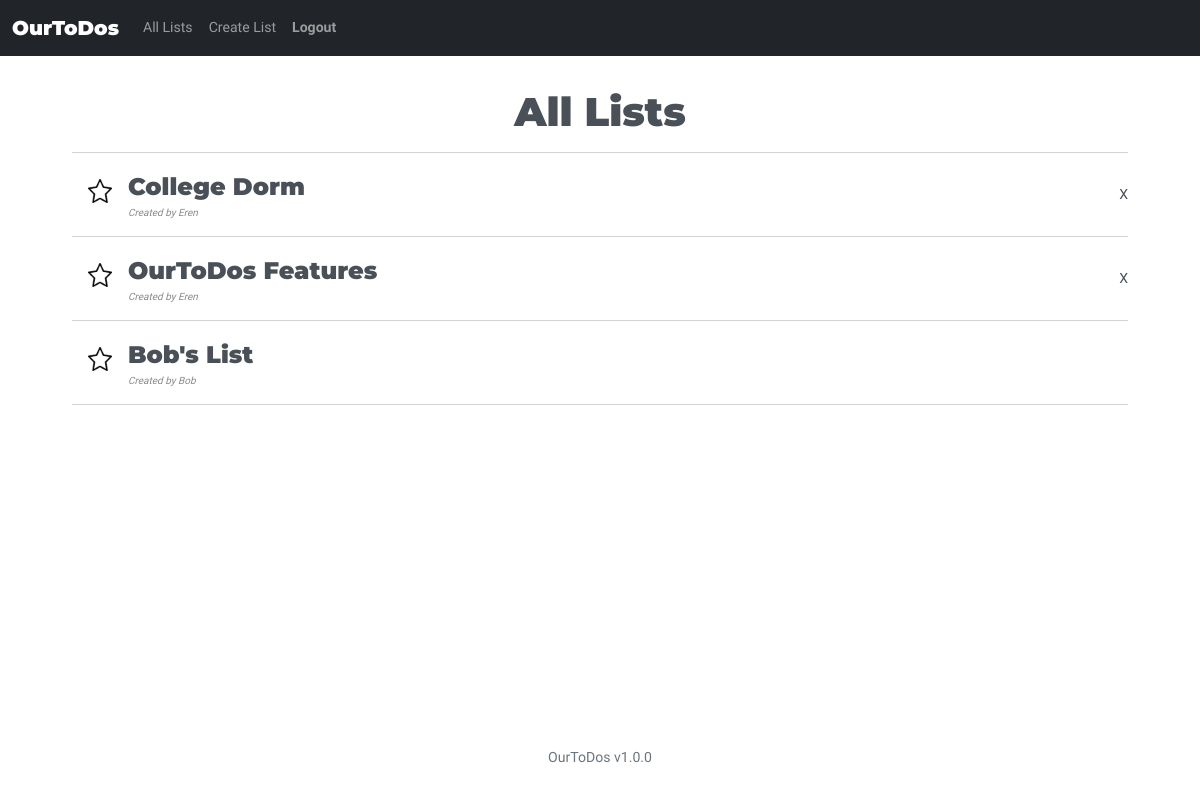
The app's page /alllist (signed in), older data.
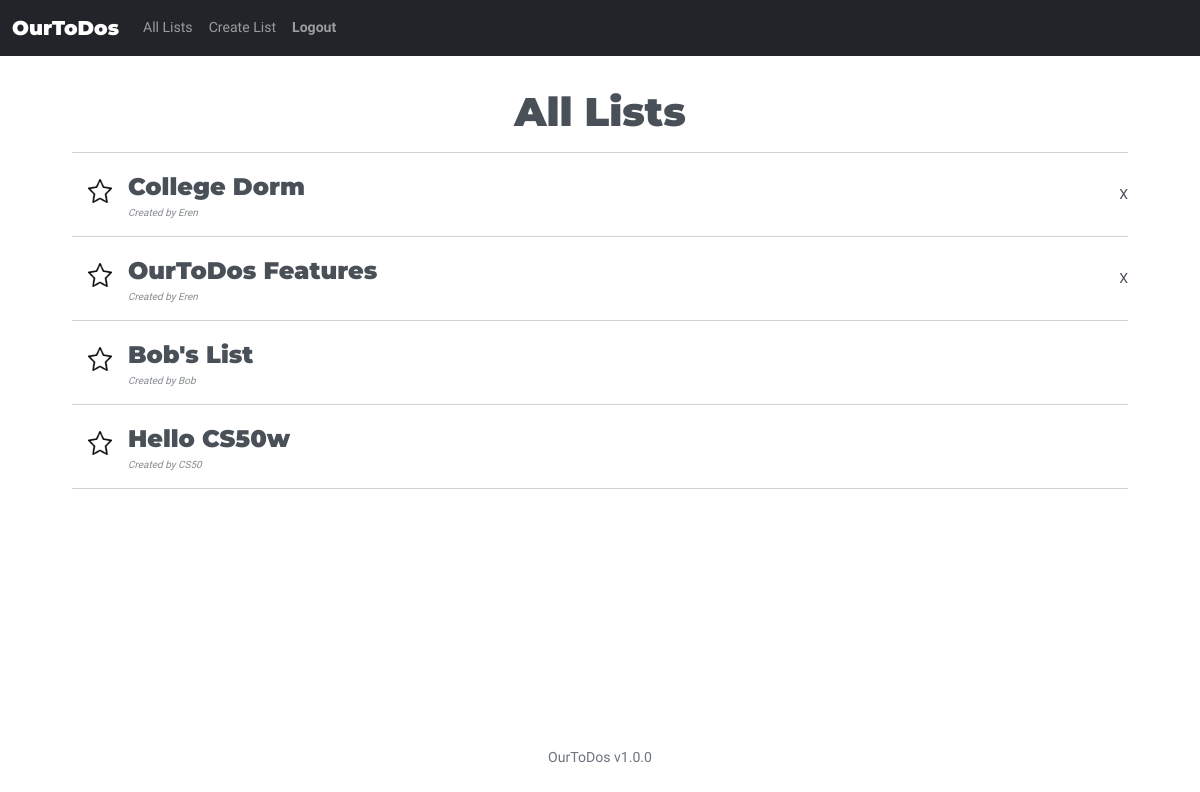
The same page, newer data.
### ourtodos/models.py (models this page shows, shortened)
class List(models.Model):
    title = models.CharField(max_length=120, default="Untitled List")
    owner = models.ForeignKey(User, on_delete=models.CASCADE, related_name="owner")

class User(AbstractUser):
    pass

### ourtodos/views.py (the view)
# urls.py: path("alllist", views.all, name="alllist"),
def all(request):
    if request.user.is_authenticated:
        user = request.user
        subscribedlists = Subscribed.objects.filter(subscribed=user)
        targetlists = []
        for item in subscribedlists:
            targetlists.append(List.objects.get(id=item.masterlist.id))
        return render(request, "ourtodos/alllist.html", {
            "lists": targetlists
        })
    else:
        return HttpResponseRedirect(reverse("login"))

### ourtodos/templates/ourtodos/alllist.html (shortened to what this page needs)
{% extends "ourtodos/layout.html" %}
{% block body %}
{% if user.is_authenticated %}
    <div style="display: block" class="list-list" id="list-list">
        <h1 style="text-align: center; margin-top: 1rem;">All Lists</h1>
        <hr>
        {% for list in lists %}
        <div class="widget-content p-0" id="list-{{ list.id }}">
            <div class="widget-content-wrapper" >
                <div class="widget-content-left mr-2">
                    <div class="custom-control" style="padding-left:0">
                        {% load static %}
                        <span style="font-size: 1.5rem" id="star-{{ list.id }}" onclick="pinTask('{{ list.id }}')" class="pinnedTask">
                            <img src="{% static 'emptyStar.png' %}" alt="star" class="star"/>
                        </span>
                    </div>
                </div>
                <div class="widget-content-left" onclick="load('{{ list.id }}')">
                    <div id="taskitem-{{ list.id }}" class="widget-heading">{{ list.title }}</div>
                    <div class="widget-subheading"><i>Created by {{ list.owner}}</i></div>
                </div>
                {% if user == list.owner %}
                <div class="widget-content-right">
                    <div>
                        <div onclick="delList('{{ list.id }}')" id="delete" style="float:right">X</div>
                    </div>
                </div>
                {% endif %}
            </div>
        </div>
    <hr id="{{ list.id }}-bothr">
    {% endfor %}
    </div>
{% endif %}
{% endblock %}

Row changes from the older to the newer data that the page shows:
added List: title "Hello CS50w", owner "CS50"
